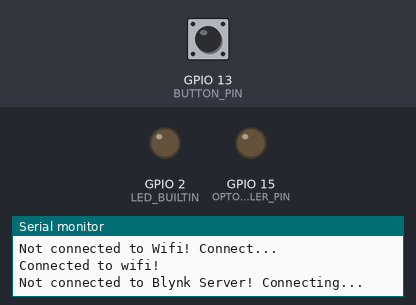
Bench run of a sketch on a simulated ESP32. On the bench: output pins drawn as LEDs (lit = HIGH), the last lines printed to the serial monitor. The test bench sets the inputs (shaded band); at power-on: GPIO 13 (BUTTON_PIN) HIGH. WiFi joins after 1.5 s; servers stay silent unless stated.

Above: at 3.4 s.
3.5 s: GPIO 13 (BUTTON_PIN) pulled LOW for 0.15 s
At 5.0 s:
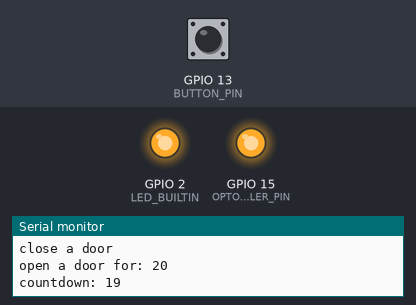
Timing chart, 0 to 25.0 s (numbered marks = the images above; inputs shaded):
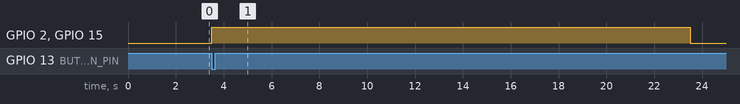

The sketch:

door_controller.ino
```cpp
#define BLYNK_PRINT Serial

#define BLYNK_TIMEOUT_MS  500  // must be BEFORE BlynkSimpleEsp8266.h doesn't work !!!
#define BLYNK_HEARTBEAT   17   // must be BEFORE BlynkSimpleEsp8266.h works OK as 17s

#include <WiFi.h>
#include <WiFiClient.h>
#include <BlynkSimpleEsp32.h>
#include "secrets.h"

#define BLYNK_INPUT_PIN V1
#define BLYNK_DOOR_STATE_PIN V2
#define BLYNK_COUNTDOWN_PIN V3
#define BUTTON_PIN 13
#define OPTOCOUPLER_PIN 15
#define DEFAULT_DURATION 20

// You should get Auth Token in the Blynk App.
// Go to the Project Settings (nut icon).
char auth[] = SECRET_AUTH_TOKEN;

// Your WiFi credentials.
// Set password to "" for open networks.
char ssid[] = SECRET_SSID;
char pass[] = SECRET_PASS;

BlynkTimer timer;

bool on = false;
bool online = false;

int countdown = 0;
int countdownTimerId;

void closeDoor() {
  Serial.println("close a door");

  if (timer.isEnabled(countdownTimerId)) {
    timer.deleteTimer(countdownTimerId);
  }

  Blynk.virtualWrite(BLYNK_COUNTDOWN_PIN, 0);
  Blynk.virtualWrite(BLYNK_INPUT_PIN, 0);

  countdown = 0;

  Blynk.virtualWrite(BLYNK_DOOR_STATE_PIN, false);
  digitalWrite(LED_BUILTIN, false);
  digitalWrite(OPTOCOUPLER_PIN, false);
}

void updateCountdown() {
  countdown--;
  Serial.print("countdown: ");
  Serial.println(countdown);
  Blynk.virtualWrite(BLYNK_COUNTDOWN_PIN, countdown);

}

void openDoorFor(int duration = DEFAULT_DURATION) {
  closeDoor();

  Serial.print("open a door for: ");
  Serial.println(duration);

  Blynk.virtualWrite(BLYNK_COUNTDOWN_PIN, duration);
  Blynk.virtualWrite(BLYNK_INPUT_PIN, duration);

  countdown = duration;

  Blynk.virtualWrite(BLYNK_DOOR_STATE_PIN, true);
  digitalWrite(LED_BUILTIN, true);
  digitalWrite(OPTOCOUPLER_PIN, true);

  timer.setTimeout(duration * 1000L, closeDoor);
  countdownTimerId = timer.setTimer(1000, updateCountdown, duration);
}


BLYNK_WRITE(BLYNK_INPUT_PIN) {
  int pinValue = param.asInt(); // assigning incoming value from pin to a variable
  if (pinValue) {
    openDoorFor(pinValue);
  } else {
    closeDoor();
  }
}

void setup() {
  pinMode(BUTTON_PIN, INPUT_PULLUP);
  pinMode(OPTOCOUPLER_PIN, OUTPUT);
  pinMode(LED_BUILTIN, OUTPUT);

  // Debug console
  Serial.begin(115200);
  Serial.println("setup");

  // WiFi
  WiFi.hostname(WIFI_HOSTNAME);
  WiFi.mode(WIFI_STA);

  // Blynk
  Blynk.config(auth);

  checkConnection(); // It needs to run first to initiate the connection.
  //Same function works for checking the connection!
  timer.setInterval(5000L, checkConnection);
}

void loop() {
  if (Blynk.connected()) {
    Blynk.run();
  }
  timer.run();

  if (!digitalRead(BUTTON_PIN) && countdown < DEFAULT_DURATION) {
    openDoorFor(DEFAULT_DURATION);
  }
}

void checkConnection() {
  if (!Blynk.connected()) {
    online = 0;
    yield();
    if (WiFi.status() != WL_CONNECTED) {
      Serial.println("Not connected to Wifi! Connect...");
      Blynk.connectWiFi(ssid, pass);
      delay(400); //give it some time to connect
      if (WiFi.status() != WL_CONNECTED) {
        Serial.println("Cannot connect to WIFI!");
        online = 0;
      } else {
        Serial.println("Connected to wifi!");
      }
    }

    if ( WiFi.status() == WL_CONNECTED && !Blynk.connected() ) {
      Serial.println("Not connected to Blynk Server! Connecting...");
      Blynk.connect();  // // It has 3 attempts of the defined BLYNK_TIMEOUT_MS to connect
      // to the server, otherwise it goes to the enxt line
      if (!Blynk.connected()) {
        Serial.println("Connection failed!");
        online = 0;
      } else {
        online = 1;
      }
    }
  } else {
    Serial.println("Connected to Blynk server!");
    online = 1;
  }
}
```

secrets.example.h
```cpp
// Use this file to store all of the private credentials
// and connection details

#define SECRET_SSID "my_ssid"
#define SECRET_PASS "my_password"
#define SECRET_AUTH_TOKEN "my_auth_token"
#define WIFI_HOSTNAME "my_hostname"
```

Measured:
- after the input at 3.5 s, GPIO 2 (LED_BUILTIN), GPIO 15 (OPTOCOUPLER_PIN): LOW → HIGH at once, → LOW 20.0 s later
